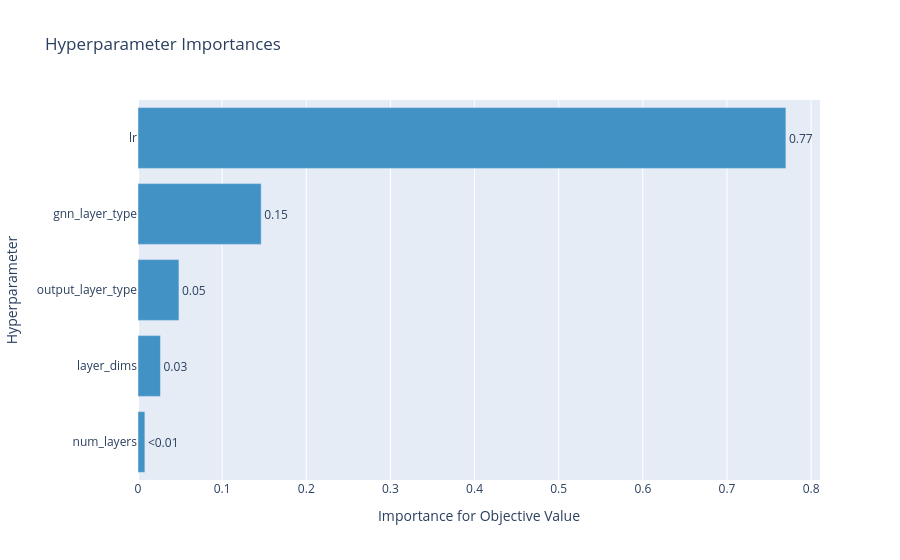

This figure's notebook cell:
### Code cell
if use_optuna:
    study_parameters_2 = study_parameters.copy()
    study_parameters_2.remove('lr')
    display(optuna.visualization.plot_param_importances(study, params=study_parameters))

### Figure 1 — Plotly figure (JSON) as saved in the notebook; plotly's stock layout.template omitted (floating-point values rounded to 4 significant figures)
{"data": [{"cliponaxis": false, "hovertemplate": ["num_layers (IntDistribution): 0.008184340725046552<extra></extra>", "layer_dims (CategoricalDistribution): 0.026696637114956796<extra></extra>", "output_layer_type (CategoricalDistribution): 0.04865965771153928<extra></extra>", "gnn_layer_type (CategoricalDistribution): 0.14642229952504837<extra></extra>", "lr (FloatDistribution): 0.7700370649234088<extra></extra>"], "marker": {"color": "rgb(66,146,198)"}, "orientation": "h", "text": ["<0.01", "0.03", "0.05", "0.15", "0.77"], "textposition": "outside", "type": "bar", "x": [0.008184, 0.0267, 0.04866, 0.1464, 0.77], "y": ["num_layers", "layer_dims", "output_layer_type", "gnn_layer_type", "lr"]}], "layout": {"showlegend": false, "title": {"text": "Hyperparameter Importances"}, "xaxis": {"title": {"text": "Importance for Objective Value"}}, "yaxis": {"title": {"text": "Hyperparameter"}}}}
